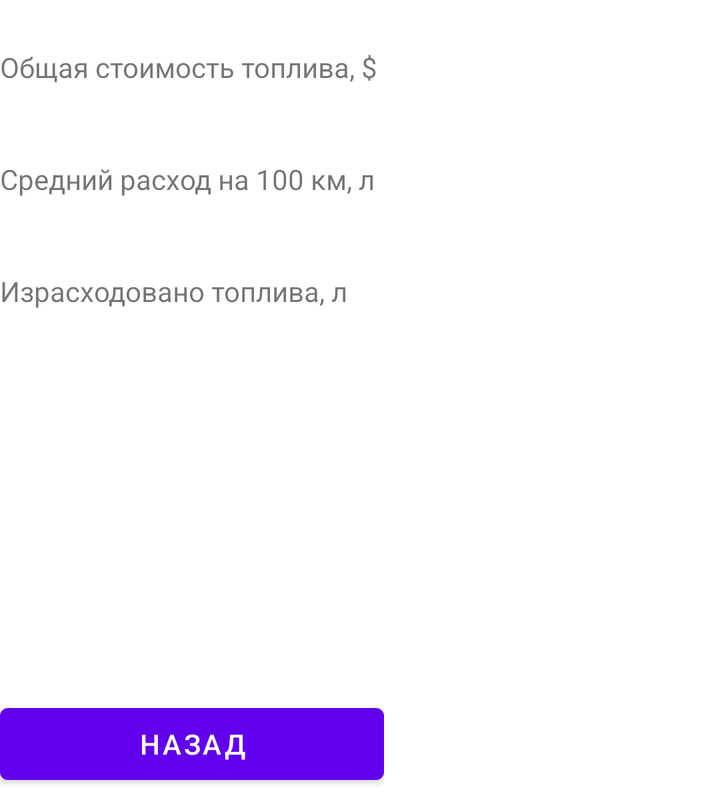
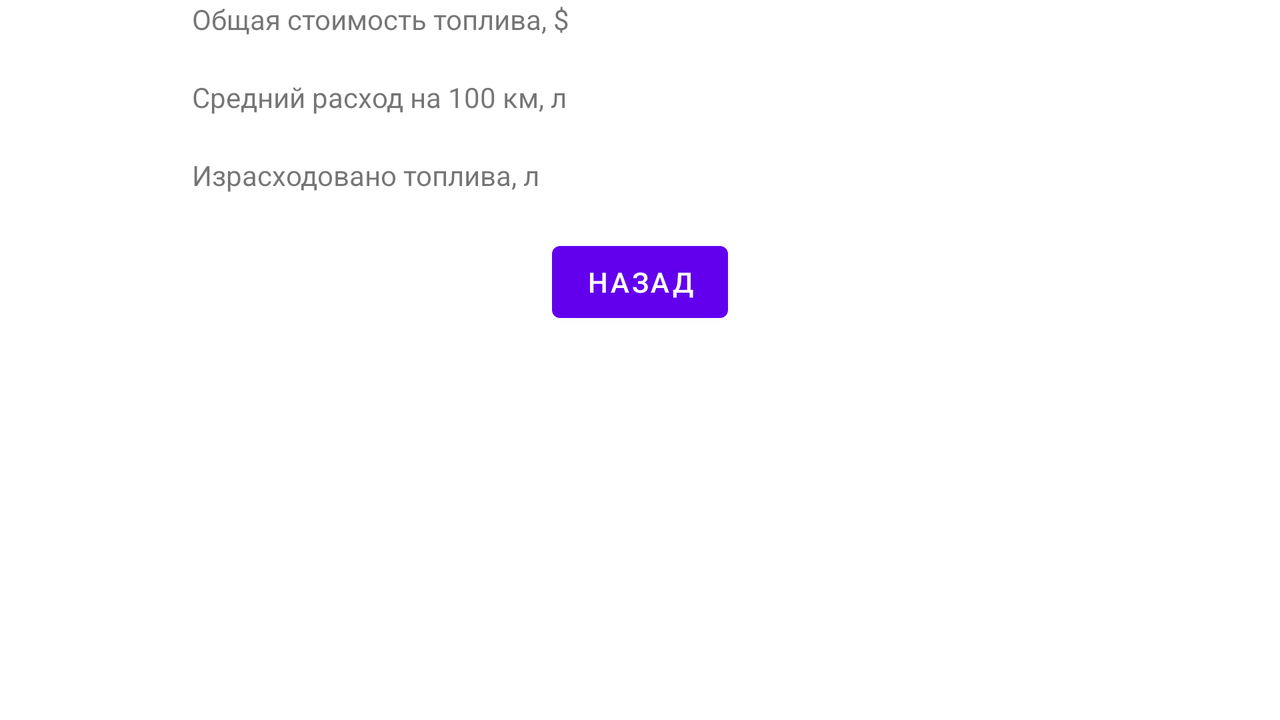

Compare how this app lays out the same screen by default and in its alternative resource folder. The renders come first, then the two layout files and the values they reference.
<!-- AndroidManifest.xml: application theme Theme.Second -->
<!-- res/layout/fragment_result.xml -->
<?xml version="1.0" encoding="utf-8"?>
<layout xmlns:tools="http://schemas.android.com/tools"
    xmlns:android="http://schemas.android.com/apk/res/android"
    xmlns:app="http://schemas.android.com/apk/res-auto"
    tools:context=".ResultFragment">
    <data>
        <import type="tsi.fit.bstu.second.StringToFloatConverter"/>
        <variable
            name="viewModel"
            type="tsi.fit.bstu.second.CalcViewModel" />
    </data>

    <androidx.constraintlayout.widget.ConstraintLayout
        android:layout_width="192dp"
        android:layout_height="400dp"
        android:orientation="vertical">


        <TextView
            android:id="@+id/textView1"
            android:layout_width="wrap_content"
            android:layout_height="wrap_content"
            android:layout_marginTop="24dp"
            android:labelFor="@+id/editTextFuel"
            android:text="Общая стоимость топлива, $"
            app:layout_constraintHorizontal_bias="0.0"
            app:layout_constraintLeft_toLeftOf="parent"
            app:layout_constraintRight_toRightOf="parent"
            app:layout_constraintTop_toTopOf="parent" />

        <TextView
            android:id="@+id/textView2"
            android:layout_width="wrap_content"
            android:layout_height="wrap_content"
            android:layout_marginTop="24dp"
            android:ems="10"
            android:text="@{StringToFloatConverter.floatToString(viewModel.result.totalFuelCost)}"
            app:layout_constraintHorizontal_bias="0.0"
            app:layout_constraintLeft_toLeftOf="parent"
            app:layout_constraintRight_toRightOf="parent"
            app:layout_constraintTop_toTopOf="@id/textView1" />

        <TextView
            android:id="@+id/textView3"
            android:layout_width="wrap_content"
            android:layout_height="wrap_content"
            android:layout_marginTop="80dp"
            android:labelFor="@+id/textView4"
            android:text="Средний расход на 100 км, л"
            app:layout_constraintHorizontal_bias="0.0"
            app:layout_constraintLeft_toLeftOf="parent"
            app:layout_constraintRight_toRightOf="parent"
            app:layout_constraintTop_toTopOf="parent" />

        <TextView
            android:id="@+id/textView4"
            android:layout_width="wrap_content"
            android:layout_height="wrap_content"
            android:layout_marginTop="24dp"
            android:ems="10"
            android:text="@{StringToFloatConverter.floatToString(viewModel.averageModeResult.averageFuel)}"
            app:layout_constraintHorizontal_bias="0.0"
            app:layout_constraintLeft_toLeftOf="parent"
            app:layout_constraintRight_toRightOf="parent"
            app:layout_constraintTop_toTopOf="@id/textView3" />

        <androidx.constraintlayout.widget.Group
            android:id="@+id/averageModeGroup"
            android:layout_width="wrap_content"
            app:constraint_referenced_ids="textView3, textView4"
            android:layout_height="wrap_content">
        </androidx.constraintlayout.widget.Group>

        <TextView
            android:id="@+id/textView5"
            android:layout_width="wrap_content"
            android:layout_height="wrap_content"
            android:layout_marginTop="136dp"
            android:labelFor="@+id/textView6"
            android:text="Израсходовано топлива, л"
            app:layout_constraintHorizontal_bias="0.0"
            app:layout_constraintLeft_toLeftOf="parent"
            app:layout_constraintRight_toRightOf="parent"
            app:layout_constraintTop_toTopOf="parent" />

        <TextView
            android:id="@+id/textView6"
            android:layout_width="wrap_content"
            android:layout_height="wrap_content"
            android:layout_marginTop="24dp"
            android:ems="10"
            android:text="@{StringToFloatConverter.floatToString(viewModel.totalModeResult.totalFuel)}"
            app:layout_constraintHorizontal_bias="0.0"
            app:layout_constraintLeft_toLeftOf="parent"
            app:layout_constraintRight_toRightOf="parent"
            app:layout_constraintTop_toTopOf="@id/textView5" />


        <androidx.constraintlayout.widget.Group
            android:id="@+id/totalModeGroup"
            android:layout_width="wrap_content"
            app:constraint_referenced_ids="textView5, textView6"
            android:layout_height="wrap_content">
        </androidx.constraintlayout.widget.Group>

        <Button
            android:id="@+id/buttonGoBack"
            android:layout_width="match_parent"
            android:layout_height="wrap_content"
            android:layout_marginBottom="4dp"
            android:text="Назад"
            app:layout_constraintBottom_toBottomOf="parent"
            app:layout_constraintHorizontal_bias="0.0"
            app:layout_constraintLeft_toLeftOf="parent"
            app:layout_constraintRight_toRightOf="parent" />

    </androidx.constraintlayout.widget.ConstraintLayout>


</layout>
<!-- resources referenced by this layout -->
<resources>
  <style name="Theme.Second" parent="Theme.MaterialComponents.DayNight.DarkActionBar">
          
          <item name="colorPrimary">@color/purple_500</item>
          <item name="colorPrimaryVariant">@color/purple_700</item>
          <item name="colorOnPrimary">@color/white</item>
          
          <item name="colorSecondary">@color/teal_200</item>
          <item name="colorSecondaryVariant">@color/teal_700</item>
          <item name="colorOnSecondary">@color/black</item>
          
          <item name="android:statusBarColor" tools:targetApi="l">?attr/colorPrimaryVariant</item>
          
      </style>
</resources>
<!-- res/layout-land/fragment_result.xml (the repository's variant of the layout above) -->
<!-- drawn on the phone turned sideways -->
<?xml version="1.0" encoding="utf-8"?>
<layout xmlns:tools="http://schemas.android.com/tools"
    xmlns:android="http://schemas.android.com/apk/res/android"
    xmlns:app="http://schemas.android.com/apk/res-auto"
    tools:context=".ResultFragment">
    <data>
        <import type="tsi.fit.bstu.second.StringToFloatConverter"/>
        <variable
            name="viewModel"
            type="tsi.fit.bstu.second.CalcViewModel" />
    </data>

    <TableLayout
        android:layout_width="match_parent"
        android:id="@+id/tableLayout"
        android:layout_height="match_parent"
        android:stretchColumns="*">
        <TableRow
            android:layout_width="match_parent"
            android:layout_height="match_parent"
            android:layout_marginBottom="20dp">

            <TextView
                android:id="@+id/textView1"
                android:layout_width="wrap_content"
                android:layout_height="wrap_content"
                android:layout_column="1"
                android:labelFor="@+id/editTextFuel"
                android:text="Общая стоимость топлива, $"
                tools:layout_editor_absoluteX="542dp" />

            <TextView
                android:id="@+id/textView2"
                android:layout_width="wrap_content"
                android:layout_height="wrap_content"
                android:layout_column="2"
                android:ems="10"
                android:text="@{StringToFloatConverter.floatToString(viewModel.result.totalFuelCost)}"
                />

        </TableRow>


        <TableRow
            android:layout_width="match_parent"
            android:layout_marginBottom="20dp"
            android:layout_height="match_parent">

            <TextView
                android:layout_width="wrap_content"
                android:layout_height="wrap_content"
                android:layout_column="1"
                android:labelFor="@+id/textView4"
                android:text="Средний расход на 100 км, л" />

            <TextView
                android:id="@+id/textView4"
                android:layout_width="wrap_content"
                android:layout_height="wrap_content"
                android:layout_column="2"
                android:ems="10"
                android:text="@{StringToFloatConverter.floatToString(viewModel.averageModeResult.averageFuel)}" />

        </TableRow>



        <TableRow
            android:layout_width="match_parent"
            android:layout_marginBottom="20dp"
            android:layout_height="match_parent">

            <TextView
                android:id="@+id/textView5"
                android:layout_column="1"
                android:layout_width="wrap_content"
                android:layout_height="wrap_content"
                android:labelFor="@+id/textView6"
                android:text="Израсходовано топлива, л"
                app:layout_constraintTop_toTopOf="parent"
                tools:layout_editor_absoluteX="542dp" />

            <TextView
                android:id="@+id/textView6"
                android:layout_column="2"
                android:layout_width="wrap_content"
                android:layout_height="wrap_content"
                android:ems="10"
                android:text="@{StringToFloatConverter.floatToString(viewModel.totalModeResult.totalFuel)}" />
        </TableRow>



        <TableRow
            android:layout_width="match_parent"
            android:layout_marginBottom="20dp"
            android:layout_height="match_parent">

            <Button
                android:id="@+id/buttonGoBack"
                android:layout_width="match_parent"
                android:layout_height="wrap_content"
                android:layout_gravity="center_horizontal"
                android:text="Назад"
                android:layout_span="3"
                />
        </TableRow>




    </TableLayout>


</layout>
